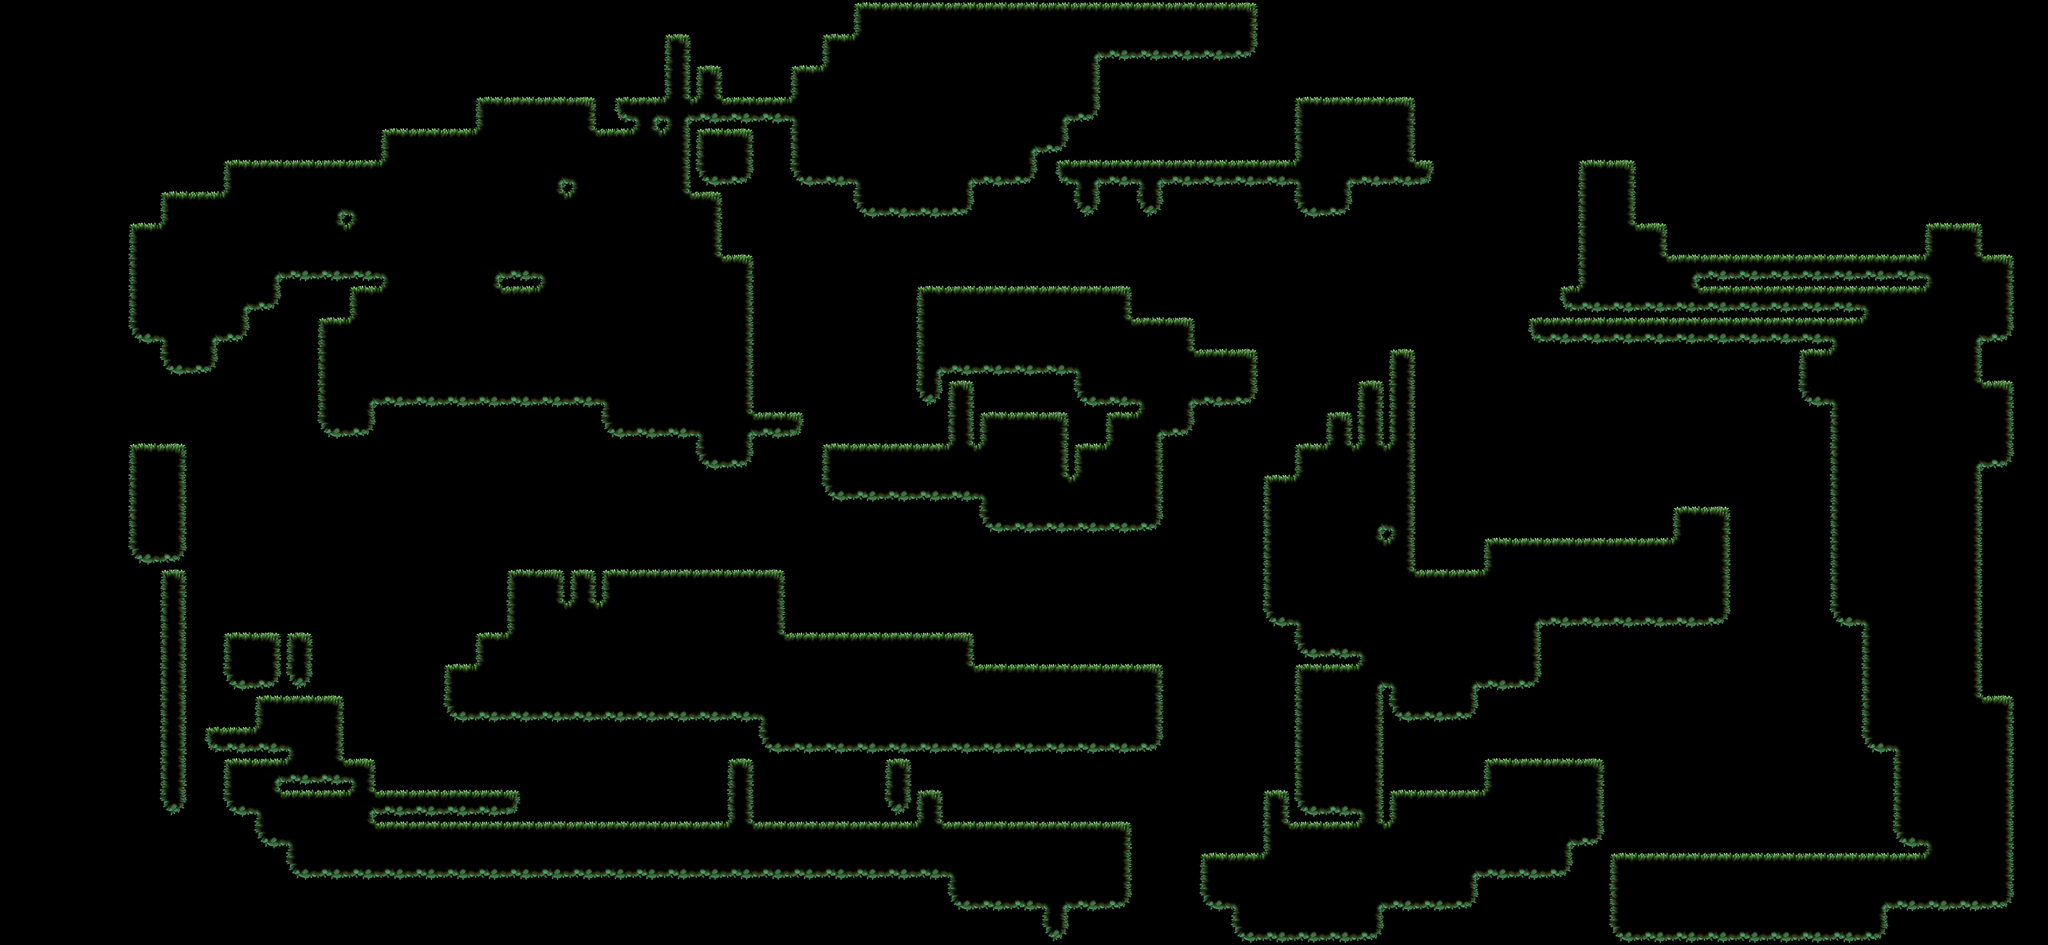

Rendered tile map (Tiled .tmx) drawn with the repository's tilesets; below, a short description and the map source with its tile grids summarised:
An orthogonal 65x30 tile map with 128x128 px tiles, 1 tile layer (BackgroundDecor2), 2 tilesets and 123 objects.

<map version="1.5" tiledversion="1.6.0" orientation="orthogonal" renderorder="left-up" width="65" height="30" tilewidth="128" tileheight="128" infinite="0" nextlayerid="3" nextobjectid="58">
 <tileset firstgid="1" source="BackgroundTiledSet.tsx" />
 <tileset firstgid="50" source="ForegroundDecor.tsx" />
 <layer id="2" name="BackgroundDecor2" width="65" height="30">
  <data>[1950 cells, 858 non-empty, 38 distinct tile ids]</data>
 </layer>
 <objectgroup id="3" name="BackgroundDecor">
  <object id="104" gid="112" x="3648" y="1984" width="461.663" height="256" />
  <object id="105" gid="138" x="3834.71" y="1889.7" width="181.931" height="534.909" />
  <object id="106" gid="139" x="4000" y="1984" width="117" height="344" />
  <object id="107" gid="139" x="3168" y="1760" width="85" height="249.915" />
  <object id="108" gid="139" x="2880" y="1856" width="185.023" height="544" />
  <object id="109" gid="139" x="2560" y="2528" width="185.023" height="544" />
  <object id="110" gid="139" x="3168" y="2592" width="117" height="344" />
  <object id="113" gid="139" x="2112" y="2464" width="163.256" height="480" />
  <object id="114" gid="153" x="1408" y="1408" width="512" height="175.807" />
  <object id="115" gid="136" x="3776" y="2688" width="228.571" height="800" rotation="14.0123" />
  <object id="119" gid="134" x="2208" y="2560" width="317.384" height="1120" />
  <object id="120" gid="135" x="2464" y="2496" width="388.158" height="1326.21" rotation="52.743" />
  <object id="121" gid="113" x="2976" y="1728" width="289" height="130" />
  <object id="122" gid="114" x="4192" y="2816" width="448" height="388.606" />
  <object id="124" gid="160" x="3712" y="3424" width="541.363" height="498.784" rotation="23.7404" />
  <object id="125" gid="160" x="2272" y="1216" width="555.707" height="512" />
  <object id="127" gid="160" x="5952" y="2496" width="459" height="422.899" />
  <object id="128" gid="159" x="6336" y="2304" width="510.66" height="1152" rotation="16.6077" />
  <object id="130" gid="158" x="6656" y="3616" width="416" height="1594.4" />
  <object id="131" gid="158" x="3072" y="2464" width="425.811" height="1632" />
  <object id="132" gid="155" x="1664" y="1408" width="751.621" height="768" />
  <object id="133" gid="152" x="5312" y="736" width="587.444" height="408" />
  <object id="134" gid="152" x="6944" y="576" width="761.327" height="711.211" rotation="143.67" />
  <object id="135" gid="152" x="4896" y="1432.05" width="576" height="400.051" />
  <object id="136" gid="152" x="5760" y="1856" width="631" height="438.251" />
  <object id="137" gid="149" x="7488" y="2112" width="608" height="252.649" rotation="-90" />
  <object id="138" gid="149" x="7488" y="2432" width="424" height="176.189" rotation="-90" />
  <object id="139" gid="138" x="4096" y="1888" width="228.558" height="672" />
  <object id="140" gid="138" x="4640" y="1536" width="163.256" height="480" />
  <object id="141" gid="147" x="4480" y="1952" width="76" height="206" />
  <object id="142" gid="153" x="4384" y="2016" width="332" height="114" />
  <object id="143" gid="137" x="4481.14" y="2788.32" width="182.549" height="1092.4" rotation="68.5039" />
  <object id="144" gid="151" x="2688" y="3008" width="71" height="70" />
  <object id="145" gid="151" x="4992" y="2688" width="128" height="126.197" />
  <object id="146" gid="151" x="4704" y="3232" width="227.2" height="224" />
  <object id="147" gid="151" x="6272" y="3232" width="71" height="70" />
  <object id="148" gid="150" x="5952" y="3552" width="99" height="93" />
  <object id="149" gid="150" x="5664" y="2720" width="272.516" height="256" />
  <object id="150" gid="150" x="2368" y="2400" width="238.452" height="224" />
  <object id="151" gid="150" x="1248" y="2336" width="238.452" height="224" />
  <object id="152" gid="112" x="3328" y="2624" width="321" height="178" />
  <object id="153" gid="114" x="3520" y="2624" width="264" height="229" />
  <object id="154" gid="114" x="1504" y="3264" width="392" height="340.03" />
  <object id="155" gid="114" x="6688" y="3648" width="640" height="555.152" rotation="6.62257" />
  <object id="156" gid="114" x="6240" y="2336" width="456" height="395.545" />
  <object id="157" gid="116" x="3336" y="1502" width="529.725" height="352" />
  <object id="158" gid="1073741942" x="2432" y="2048" width="427.453" height="394" />
  <object id="159" gid="133" x="2944" y="2400" width="93" height="101" />
  <object id="160" gid="133" x="4232.46" y="2790.63" width="221" height="240.011" rotation="330.846" />
  <object id="161" gid="133" x="2112" y="1504" width="206.257" height="224" rotation="311.513" />
  <object id="162" gid="133" x="4576" y="2784" width="93" height="101" />
  <object id="163" gid="133" x="4896" y="2688" width="93" height="101" />
  <object id="164" gid="129" x="5088" y="2048" width="101" height="113" />
  <object id="165" gid="129" x="4224" y="3424" width="171.611" height="192" />
  <object id="166" gid="129" x="3072" y="3424" width="200.212" height="224" />
  <object id="167" gid="129" x="2688" y="3424" width="171.611" height="192" />
  <object id="168" gid="126" x="3200" y="2240" width="76" height="57" />
  <object id="169" gid="127" x="3936" y="2784" width="108" height="250.364" />
  <object id="170" gid="127" x="5120" y="3296" width="82.8235" height="192" />
  <object id="171" gid="122" x="4495.62" y="2730.76" width="162.695" height="224" rotation="24.4721" />
  <object id="172" gid="122" x="5408" y="1696" width="69" height="95" />
  <object id="173" gid="141" x="5056" y="2976" width="286" height="192.674" />
  <object id="174" gid="142" x="4992" y="3072" width="334.25" height="224" rotation="343.153" />
  <object id="175" gid="142" x="1344" y="3072" width="351" height="235.225" rotation="33.5308" />
  <object id="176" gid="1073741965" x="2016" y="2816" width="480" height="323.368" rotation="168.778" />
  <object id="177" gid="119" x="3104" y="2464" width="154" height="101" />
  <object id="178" gid="120" x="1198.07" y="1774.54" width="1198.75" height="515.591" rotation="40.0155" />
  <object id="179" gid="148" x="1472" y="2304" width="102.568" height="124" />
  <object id="180" gid="155" x="1664" y="3424" width="782.938" height="800" />
  <object id="181" gid="155" x="6400" y="2432" width="608" height="621.249" />
  <object id="182" gid="156" x="5568" y="2432" width="546" height="381.717" />
  <object id="183" gid="1073741980" x="5094.71" y="755.177" width="457.722" height="320" rotation="140.66" />
  <object id="184" gid="156" x="5088" y="1216" width="416" height="290.832" />
  <object id="185" gid="157" x="2112" y="1568" width="832" height="450.33" />
  <object id="186" gid="157" x="3104" y="3456" width="604" height="326.922" />
  <object id="187" gid="150" x="5248" y="3008" width="99" height="93" />
  <object id="195" gid="113" x="7040" y="3552" width="289" height="130" />
  <object id="196" gid="112" x="7328" y="3520" width="321" height="178" />
  <object id="197" gid="132" x="5920" y="2240" width="64" height="288" />
  <object id="198" gid="131" x="6112" y="2240" width="300.101" height="384" />
  <object id="199" gid="138" x="5280" y="1920" width="117" height="344" />
  <object id="200" gid="138" x="5920" y="1600" width="174.14" height="512" />
  <object id="201" gid="138" x="6080" y="1664" width="141.488" height="416" />
  <object id="202" gid="138" x="6624" y="3616" width="117" height="344" />
  <object id="203" gid="138" x="7168" y="3584" width="117" height="344" />
  <object id="204" gid="138" x="1248" y="2976" width="117" height="344" />
  </objectgroup>
</map>
<!-- 37 of 123 objects omitted -->